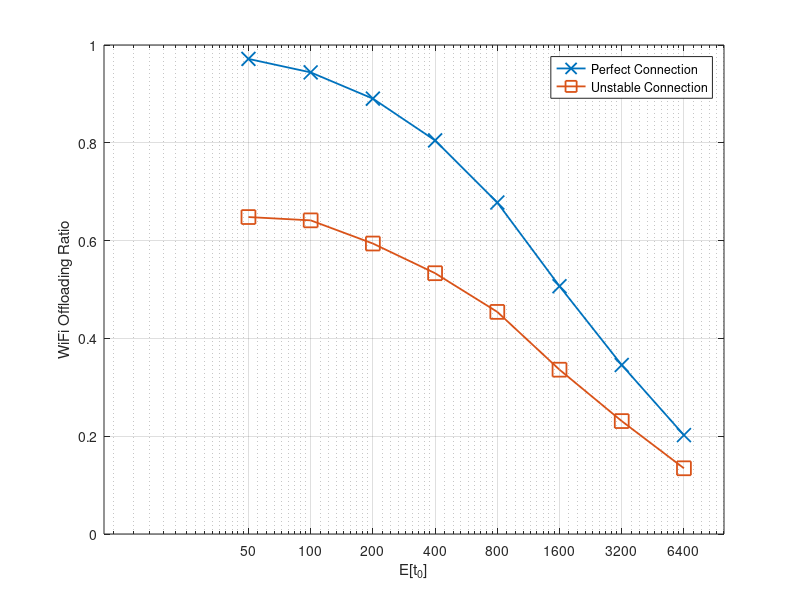

Recreate this plot in MATLAB.
x_label = [50 100 200 400 800 1600 3200 6400]

%% for Offratio
y_perfeect = [0.971562	0.944015	0.890341	0.804883	0.677841	0.506733	0.345581	0.202195];
y_unstable = [0.648156	0.641398	0.594016	0.533309	0.454198	0.33601	0.230912	0.134402];

i = i+1;
figure(i)

semilogx(x_label,y_perfeect,'-x', 'MarkerSize',10, 'LineWidth',1.3)
hold on
semilogx(x_label,y_unstable,'-s', 'MarkerSize',10, 'LineWidth',1.3)
hold on

%xlabel('E[\tau_g]')
%xlabel('E[\tau_b]')
%xlabel('E[t_1]')
xlabel('E[t_0]')
ylabel('WiFi Offloading Ratio')

xticklabels({'50','100','200','400','800','1600','3200','6400'});
set(gca, 'XTick', x_label);

legend({'Perfect Connection','Unstable Connection'},'NumColumns',1);

hold off;
grid on;